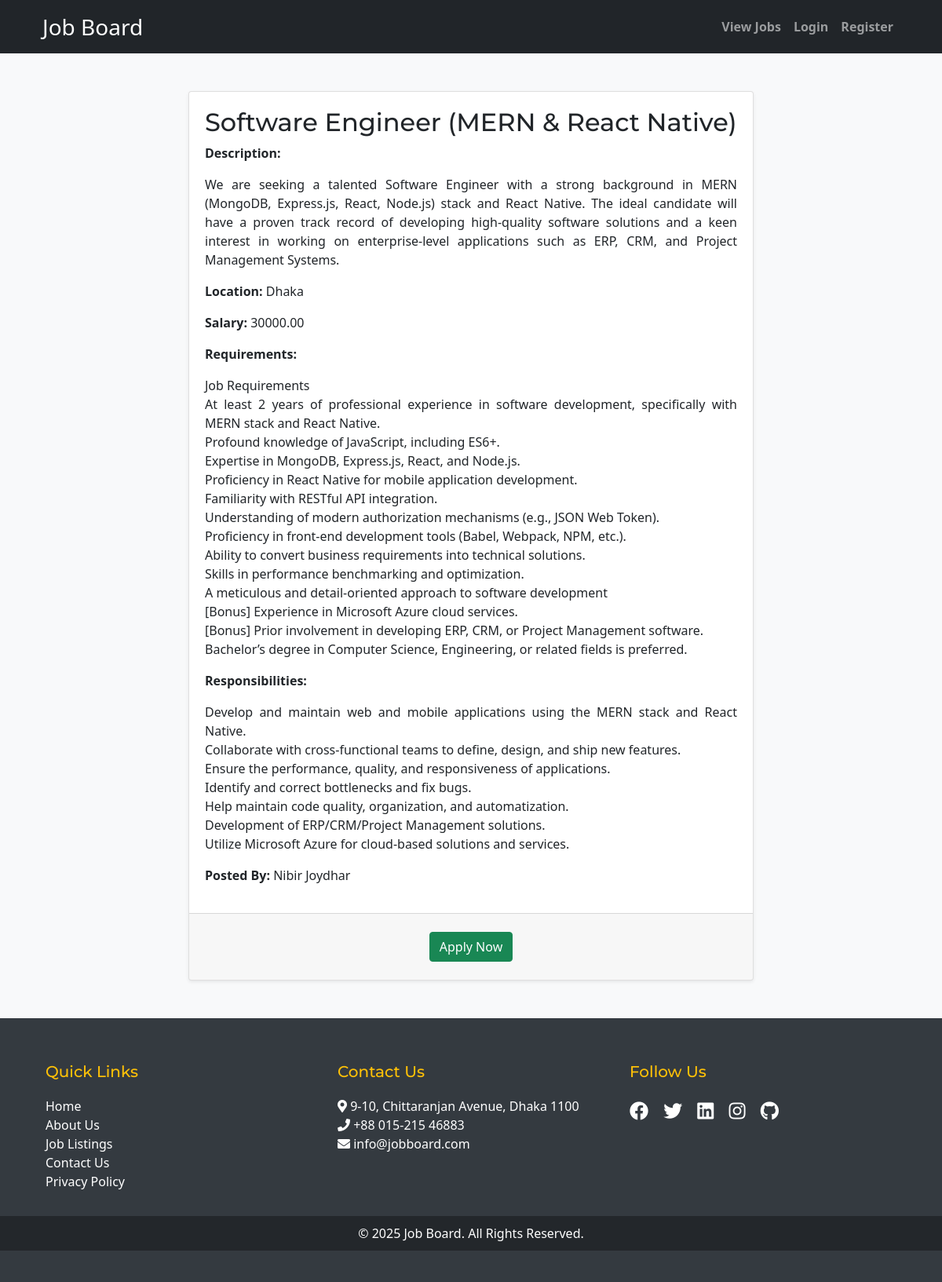
Before: /view_job.php?job_id=9 with the older database file.
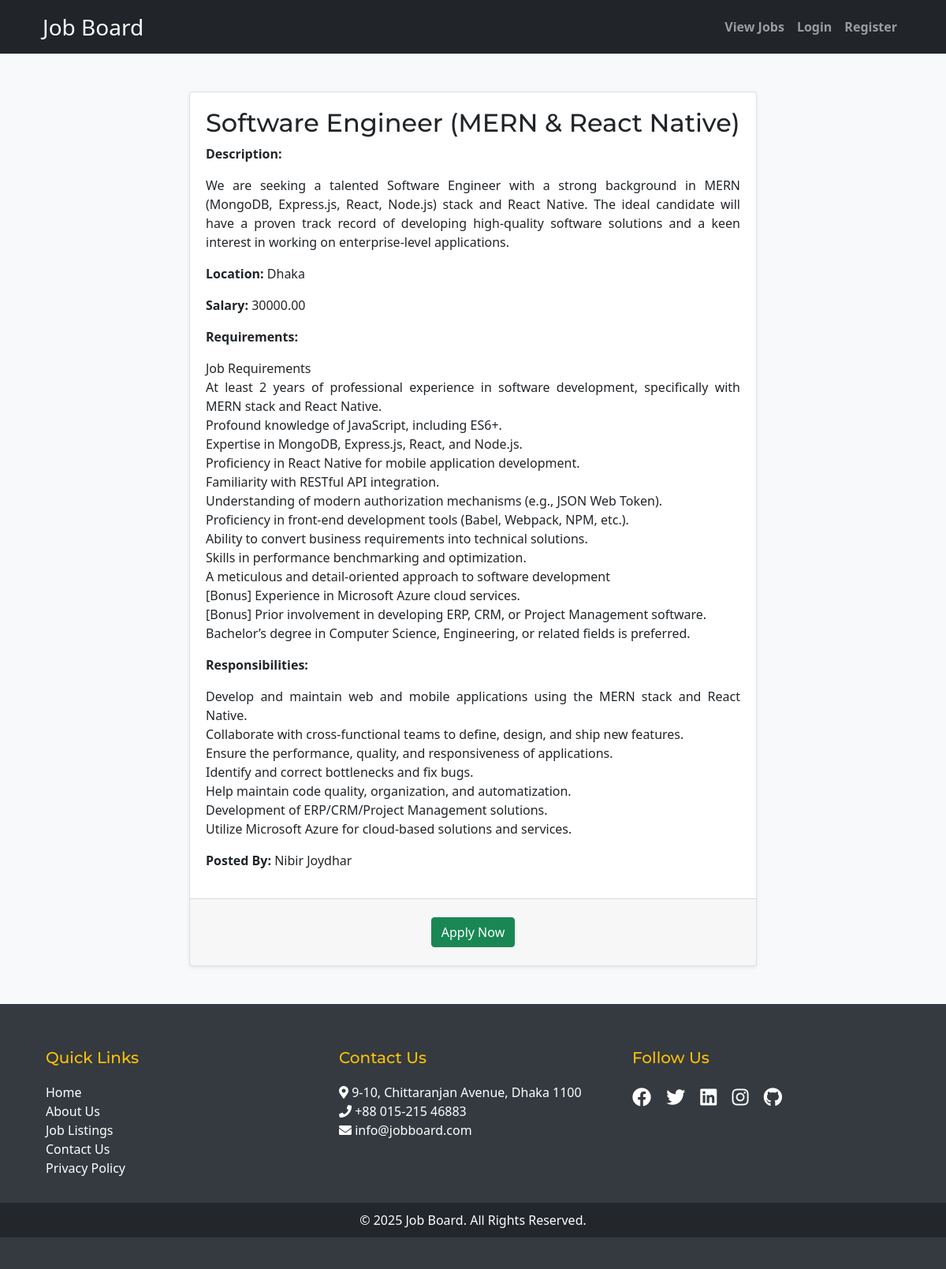
After: the same page with the newer database file.
### tables this page shows
CREATE TABLE `jobs` (
  `id` int NOT NULL,
  `title` varchar(255) NOT NULL,
  `description` text NOT NULL,
  `location` varchar(255) NOT NULL,
  `salary` decimal(10,2) NOT NULL,
  `requirements` text,
  `responsibilities` text,
  `employer_id` int NOT NULL,
  `created_at` timestamp NOT NULL DEFAULT CURRENT_TIMESTAMP
);

CREATE TABLE `users` (
  `id` int NOT NULL,
  `name` varchar(100) NOT NULL,
  `email` varchar(100) NOT NULL,
  `password` varchar(255) NOT NULL,
  `role` enum('job_seeker','employer','admin') NOT NULL,
  `created_at` timestamp NOT NULL DEFAULT CURRENT_TIMESTAMP,
  `status` enum('active','inactive') NOT NULL DEFAULT 'active',
  `is_verified` tinyint(1) DEFAULT '0',
  `verification_code` varchar(255) DEFAULT NULL,
  `reset_token` varchar(255) DEFAULT NULL,
  `reset_expires` datetime DEFAULT NULL,
  `is_premium` tinyint(1) DEFAULT '0'
);

### view_job.php (the view, shortened to what this page needs)
<?php
include('includes/db.php');
if (isset($_GET['job_id'])) {
    $job_id = $_GET['job_id'];
    $sql = "SELECT jobs.*, users.name AS employer_name FROM jobs
            JOIN users ON jobs.employer_id = users.id
            WHERE jobs.id = '$job_id'";
    $result = $conn->query($sql);
    if ($result->num_rows > 0) {
        $job = $result->fetch_assoc();
    } else {
        echo "<div class='alert alert-danger'>Job not found!</div>";
        exit();
    }
} else {
    echo "<div class='alert alert-danger'>Job ID is missing!</div>";
    exit();
}
?>
<!DOCTYPE html>
<html lang="en">
<head>
    <?php include('headlink.php'); ?>
</head>
<body class="bg-light">
    <?php include('header.php'); ?>
    <div class="toast-container position-fixed top-0 end-0 p-3" style="z-index: 1050;"></div>
    <div class="container mt-5">
        <div class="row justify-content-center">
            <div class="col-md-8">
                <div class="card shadow-sm">
                    <div class="card-body">
                        <h2 class="card-title"><?php echo htmlspecialchars($job['title']); ?></h2>
                        <p><strong>Description:</strong></p>
                        <p><?php echo nl2br(htmlspecialchars($job['description'])); ?></p>
                        <p><strong>Location:</strong> <?php echo htmlspecialchars($job['location']); ?></p>
                        <p><strong>Salary:</strong> <?php echo htmlspecialchars($job['salary']); ?></p>
                        <p><strong>Requirements:</strong></p>
                        <p><?php echo nl2br(htmlspecialchars($job['requirements'])); ?></p>
                        <p><strong>Responsibilities:</strong></p>
                        <p><?php echo nl2br(htmlspecialchars($job['responsibilities'])); ?></p>
                        <p><strong>Posted By:</strong> <?php echo htmlspecialchars($job['employer_name']); ?></p>
                    </div>
                    <div class="card-footer">
                        <button class="apply-btn btn btn-success m-2 animate__animated animate__pulse animate__infinite"
                            data-job-id="<?php echo $job['id']; ?>">
                            Apply Now
                        </button>
                    </div>
                </div>
            </div>
        </div>
    </div>
    <?php include('footer.php'); ?>
</body>
</html>

Changed rows visible on the page:
changed jobs "Software Engineer (MERN & React Native)": description "…in working on enterprise-level applications such as ERP, CRM, and Project Management Systems." → "…in working on enterprise-level applications."
